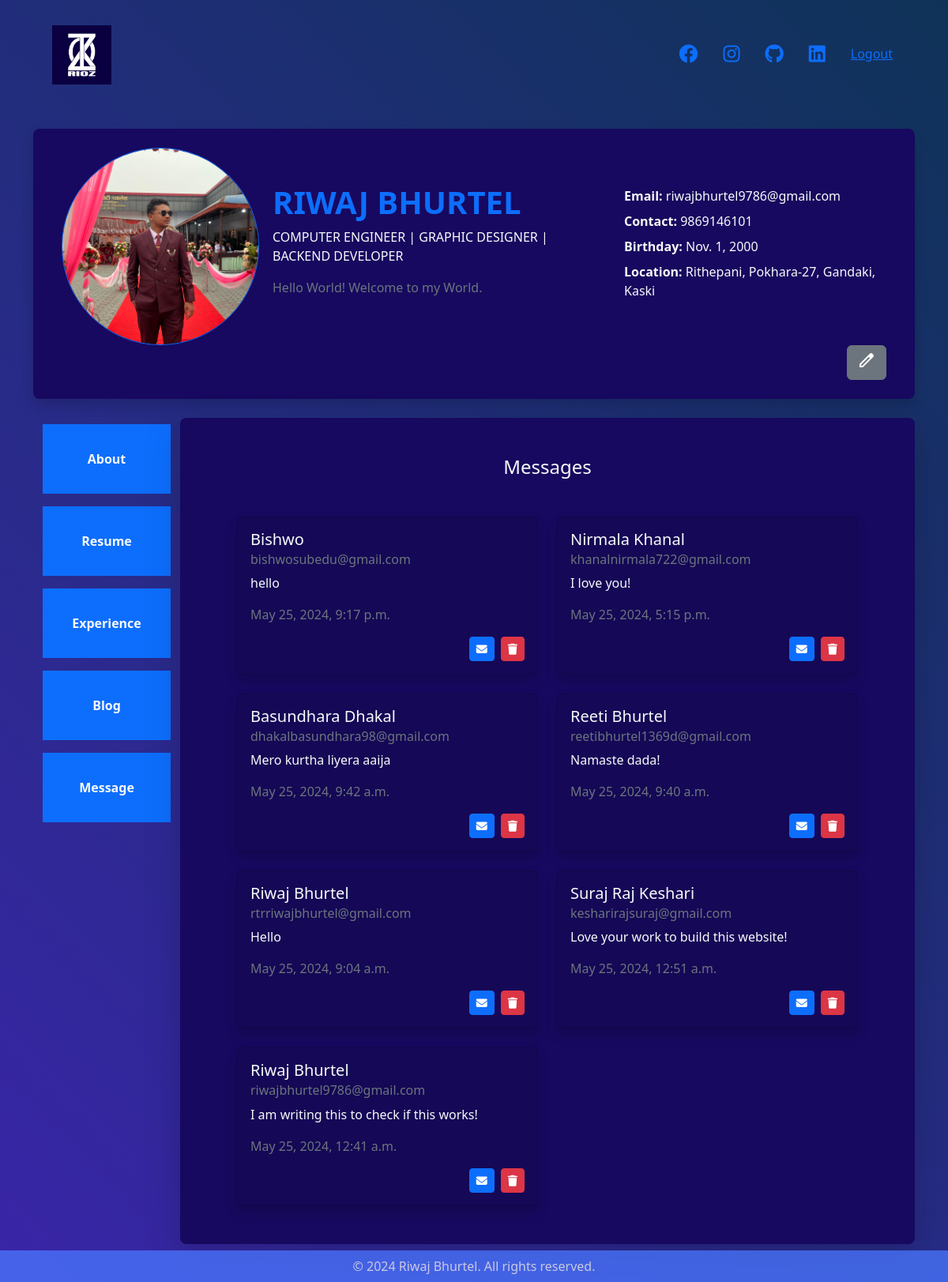
/messages/ (signed in), run on an earlier commit of the app's database.
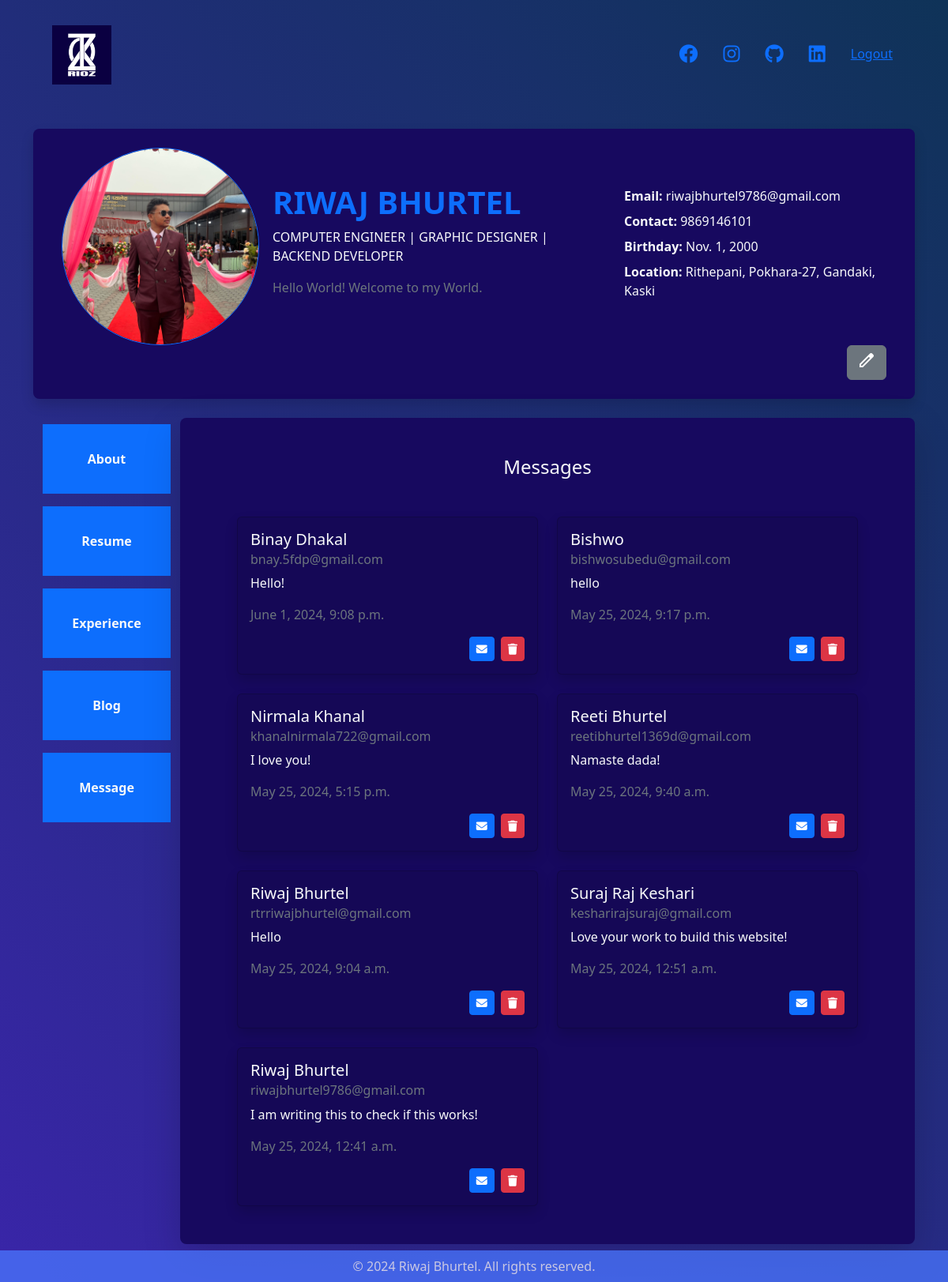
And on a later commit of the database.
### rioz/models.py (models this page shows, shortened)
class Message(models.Model):
    name = models.CharField(max_length=100, null=False, blank=False)
    email = models.EmailField(max_length=255, null=False, blank=False)
    message = models.TextField(null=False, blank=False)
    send_time = models.DateTimeField(auto_now_add=True)
    is_read = models.BooleanField(default=False)

### rioz/views.py (the view)
# urls.py: path('messages/', views.message_user, name='messages'),
@login_required
def message_user(request):
    information = Information.objects.first()
    about = About.objects.first()
    message = Message.objects.all().order_by('-send_time')
    return render(request, 'rioz/message_user.html', {'information': information,
                                                      'about': about,
                                                      'messages': message})

### templates/rioz/message_user.html
<!DOCTYPE html>
{% extends 'rioz/index.html' %}
{% load static %}
{% block messages %}
{% if user.is_authenticated %}
<div class="container-fluid">
    <div class="container my-4">
        <h4 class="text-center text-light">Messages</h4>
    </div>
    <div class="container py-4">
        <div class="row row-cols-1 row-cols-md-2 g-4">
            {% for message in messages %}
            <div class="col">
                <div class="card shadow text-light" style="background-color: #150856;">
                    <div class="card-body">
                        <h5 class="card-title">{{ message.name }}</h5>
                        <h6 class="card-subtitle mb-2 text-secondary">{{ message.email }}</h6>
                        <p class="card-text">{{ message.message }}</p>
                        <p class="card-text text-secondary">{{ message.send_time }}</p>
                        <div class="d-flex justify-content-end">
                            <a href="https://mail.google.com/mail/?view=cm&fs=1&to={{ message.email }}" target="_blank" class="btn btn-primary btn-sm me-2" title="Send Email">
                                <i class="fas fa-envelope"></i>
                            </a>
                            <a href="{% url 'rioz:delete_messages' pk=message.pk %}" class="btn btn-danger btn-sm" title="Delete Message">
                                <i class="fas fa-trash"></i>
                            </a>
                        </div>
                    </div>
                </div>
            </div>
            {% endfor %}
        </div>
    </div>
</div>
{% endif %}
{% endblock %}

What changed in the data, as far as the page shows it:
removed Message: name "Basundhara Dhakal", email "dhakalbasundhara98@gmail.com", message "Mero kurtha liyera aaija", send_time "May 25, 2024, 9:42 a.m."
added Message: name "Binay Dhakal", email "bnay.5fdp@gmail.com", message "Hello!", send_time "June 1, 2024, 9:08 p.m."
